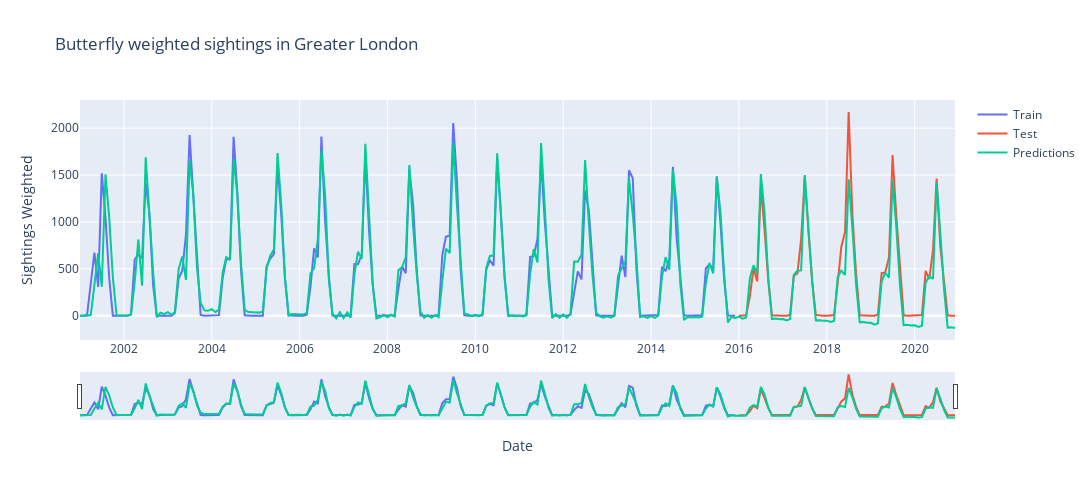

Source (notebook cell):
### Code cell
fig = go.Figure()
fig.add_trace(go.Scatter(x=train.index, y=train, mode='lines', name="Train"))
fig.add_trace(go.Scatter(x=test.index, y=test, mode='lines', name="Test"))
fig.add_trace(go.Scatter(x=predictions.index, y=predictions, mode='lines', name="Predictions"))
fig.update_xaxes(rangeslider_visible=True)
fig.update_layout(yaxis_title="Sightings Weighted", xaxis_title="Date", title="Butterfly weighted sightings in Greater London",
                  width=1150, height=500)
fig.show()

### Figure 1 — Plotly figure (JSON) as saved in the notebook; plotly's stock layout.template omitted (floating-point values rounded to 4 significant figures; data arrays with more than 128 entries replaced by an {"elided": "..."} marker saying what was removed)
{"data": [{"mode": "lines", "name": "Train", "type": "scatter", "x": {"elided": "180 str values"}, "y": {"elided": "180 float values"}}, {"mode": "lines", "name": "Test", "type": "scatter", "x": ["2016-01-01T00:00:00", "2016-02-01T00:00:00", "2016-03-01T00:00:00", "2016-04-01T00:00:00", "2016-05-01T00:00:00", "2016-06-01T00:00:00", "2016-07-01T00:00:00", "2016-08-01T00:00:00", "2016-09-01T00:00:00", "2016-10-01T00:00:00", "2016-11-01T00:00:00", "2016-12-01T00:00:00", "2017-01-01T00:00:00", "2017-02-01T00:00:00", "2017-03-01T00:00:00", "2017-04-01T00:00:00", "2017-05-01T00:00:00", "2017-06-01T00:00:00", "2017-07-01T00:00:00", "2017-08-01T00:00:00", "2017-09-01T00:00:00", "2017-10-01T00:00:00", "2017-11-01T00:00:00", "2017-12-01T00:00:00", "2018-01-01T00:00:00", "2018-02-01T00:00:00", "2018-03-01T00:00:00", "2018-04-01T00:00:00", "2018-05-01T00:00:00", "2018-06-01T00:00:00", "2018-07-01T00:00:00", "2018-08-01T00:00:00", "2018-09-01T00:00:00", "2018-10-01T00:00:00", "2018-11-01T00:00:00", "2018-12-01T00:00:00", "2019-01-01T00:00:00", "2019-02-01T00:00:00", "2019-03-01T00:00:00", "2019-04-01T00:00:00", "2019-05-01T00:00:00", "2019-06-01T00:00:00", "2019-07-01T00:00:00", "2019-08-01T00:00:00", "2019-09-01T00:00:00", "2019-10-01T00:00:00", "2019-11-01T00:00:00", "2019-12-01T00:00:00", "2020-01-01T00:00:00", "2020-02-01T00:00:00", "2020-03-01T00:00:00", "2020-04-01T00:00:00", "2020-05-01T00:00:00", "2020-06-01T00:00:00", "2020-07-01T00:00:00", "2020-08-01T00:00:00", "2020-09-01T00:00:00", "2020-10-01T00:00:00", "2020-11-01T00:00:00", "2020-12-01T00:00:00"], "y": [0, 0, 3.15, 208.1, 505.3, 366.0, 1376.0, 912.2, 372.5, 3.53, 0, 0, 0, 0, 9, 427.8, 451.7, 819.4, 1485.0, 889.9, 365.8, 8.16, 0, 0, 0, 0, 6.31, 349.4, 732.2, 894.5, 2173.0, 1080.0, 441.3, 3.21, 0, 0, 0, 0, 11.7, 453.0, 459.3, 619.3, 1713.0, 1063.0, 467.4, 3.19, 0, 0, 0, 0, 7, 478.7, 389.1, 698.3, 1463.0, 738.3, 346.0, 4, 0, 0]}, {"mode": "lines", "name": "Predictions", "type": "scatter", "x": {"elided": "240 str values"}, "y": {"elided": "240 float values"}}], "layout": {"height": 500, "title": {"text": "Butterfly weighted sightings in Greater London"}, "width": 1150, "xaxis": {"autorange": true, "range": ["2001-01-01", "2020-12-01"], "rangeslider": {"autorange": true, "range": ["2001-01-01", "2020-12-01"], "visible": true, "yaxis": {"_template": null, "rangemode": "match"}}, "title": {"text": "Date"}, "type": "date"}, "yaxis": {"autorange": true, "range": [-260.1, 2302.0], "title": {"text": "Sightings Weighted"}, "type": "linear"}}}
